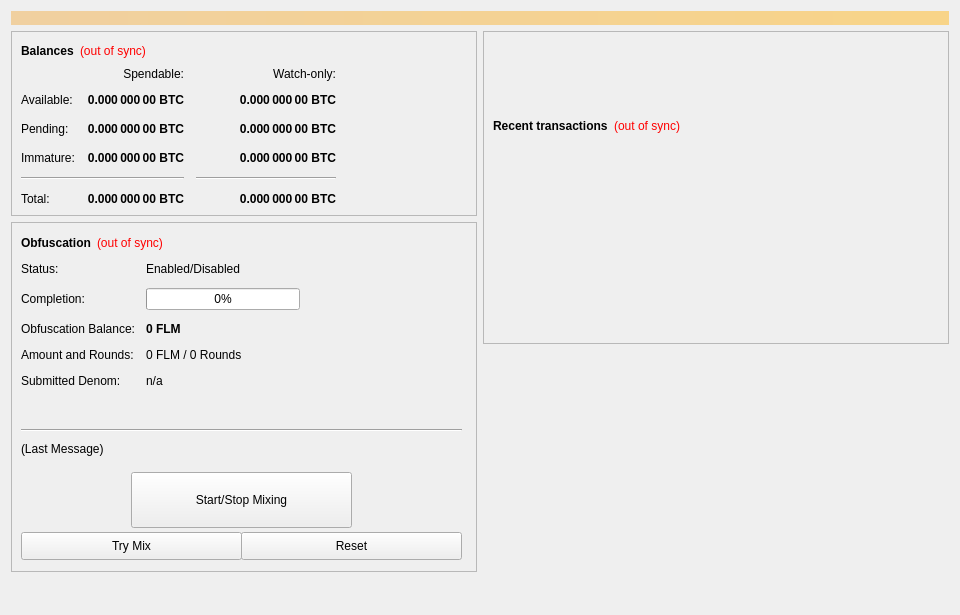
<?xml version="1.0" encoding="UTF-8"?>
<ui version="4.0">
 <class>OverviewPage</class>
 <widget class="QWidget" name="OverviewPage">
  <property name="geometry">
   <rect>
    <x>0</x>
    <y>0</y>
    <width>960</width>
    <height>615</height>
   </rect>
  </property>
  <property name="minimumSize">
   <size>
    <width>960</width>
    <height>0</height>
   </size>
  </property>
  <property name="windowTitle">
   <string>Form</string>
  </property>
  <layout class="QVBoxLayout" name="topLayout">
   <item>
    <widget class="QLabel" name="labelAlerts">
     <property name="visible">
      <bool>false</bool>
     </property>
     <property name="styleSheet">
      <string notr="true">background-color: qlineargradient(x1: 0, y1: 0, x2: 1, y2: 0, stop:0 #F0D0A0, stop:1 #F8D488); color:#000000;</string>
     </property>
     <property name="wordWrap">
      <bool>true</bool>
     </property>
     <property name="margin">
      <number>3</number>
     </property>
    </widget>
   </item>
   <item>
    <layout class="QHBoxLayout" name="horizontalLayout" stretch="1,1">
     <item>
      <layout class="QVBoxLayout" name="verticalLayout_2">
       <item>
        <widget class="QFrame" name="frame">
         <property name="frameShape">
          <enum>QFrame::StyledPanel</enum>
         </property>
         <property name="frameShadow">
          <enum>QFrame::Raised</enum>
         </property>
         <layout class="QVBoxLayout" name="verticalLayout_4">
          <item>
           <layout class="QHBoxLayout" name="horizontalLayout_4">
            <item>
             <widget class="QLabel" name="label_5">
              <property name="font">
               <font>
                <weight>75</weight>
                <bold>true</bold>
               </font>
              </property>
              <property name="text">
               <string>Balances</string>
              </property>
             </widget>
            </item>
            <item>
             <widget class="QLabel" name="labelWalletStatus">
              <property name="cursor">
               <cursorShape>WhatsThisCursor</cursorShape>
              </property>
              <property name="toolTip">
               <string>The displayed information may be out of date. Your wallet automatically synchronizes with the Folm network after a connection is established, but this process has not completed yet.</string>
              </property>
              <property name="styleSheet">
               <string notr="true">QLabel { color: red; }</string>
              </property>
              <property name="text">
               <string notr="true">(out of sync)</string>
              </property>
              <property name="alignment">
               <set>Qt::AlignLeading|Qt::AlignLeft|Qt::AlignVCenter</set>
              </property>
             </widget>
            </item>
            <item>
             <spacer name="horizontalSpacer_3">
              <property name="orientation">
               <enum>Qt::Horizontal</enum>
              </property>
              <property name="sizeHint" stdset="0">
               <size>
                <width>40</width>
                <height>20</height>
               </size>
              </property>
             </spacer>
            </item>
           </layout>
          </item>
          <item>
           <layout class="QGridLayout" name="gridLayout">
            <property name="spacing">
             <number>12</number>
            </property>
            <item row="2" column="2">
             <widget class="QLabel" name="labelWatchPending">
              <property name="font">
               <font>
                <weight>75</weight>
                <bold>true</bold>
               </font>
              </property>
              <property name="cursor">
               <cursorShape>IBeamCursor</cursorShape>
              </property>
              <property name="toolTip">
               <string>Unconfirmed transactions to watch-only addresses</string>
              </property>
              <property name="text">
               <string notr="true">0.000 000 00 BTC</string>
              </property>
              <property name="alignment">
               <set>Qt::AlignRight|Qt::AlignTrailing|Qt::AlignVCenter</set>
              </property>
              <property name="textInteractionFlags">
               <set>Qt::LinksAccessibleByMouse|Qt::TextSelectableByKeyboard|Qt::TextSelectableByMouse</set>
              </property>
             </widget>
            </item>
            <item row="2" column="1">
             <widget class="QLabel" name="labelUnconfirmed">
              <property name="font">
               <font>
                <weight>75</weight>
                <bold>true</bold>
               </font>
              </property>
              <property name="cursor">
               <cursorShape>IBeamCursor</cursorShape>
              </property>
              <property name="toolTip">
               <string>Total of transactions that have yet to be confirmed, and do not yet count toward the spendable balance</string>
              </property>
              <property name="text">
               <string notr="true">0.000 000 00 BTC</string>
              </property>
              <property name="alignment">
               <set>Qt::AlignRight|Qt::AlignTrailing|Qt::AlignVCenter</set>
              </property>
              <property name="textInteractionFlags">
               <set>Qt::LinksAccessibleByMouse|Qt::TextSelectableByKeyboard|Qt::TextSelectableByMouse</set>
              </property>
             </widget>
            </item>
            <item row="3" column="2">
             <widget class="QLabel" name="labelWatchImmature">
              <property name="font">
               <font>
                <weight>75</weight>
                <bold>true</bold>
               </font>
              </property>
              <property name="cursor">
               <cursorShape>IBeamCursor</cursorShape>
              </property>
              <property name="toolTip">
               <string>Staked or masternode rewards in watch-only addresses that has not yet matured</string>
              </property>
              <property name="text">
               <string notr="true">0.000 000 00 BTC</string>
              </property>
              <property name="alignment">
               <set>Qt::AlignRight|Qt::AlignTrailing|Qt::AlignVCenter</set>
              </property>
              <property name="textInteractionFlags">
               <set>Qt::LinksAccessibleByMouse|Qt::TextSelectableByKeyboard|Qt::TextSelectableByMouse</set>
              </property>
             </widget>
            </item>
            <item row="4" column="0" colspan="2">
             <widget class="Line" name="lineSpendableBalance">
              <property name="orientation">
               <enum>Qt::Horizontal</enum>
              </property>
             </widget>
            </item>
            <item row="4" column="2">
             <widget class="Line" name="lineWatchBalance">
              <property name="sizePolicy">
               <sizepolicy hsizetype="Preferred" vsizetype="Fixed">
                <horstretch>0</horstretch>
                <verstretch>0</verstretch>
               </sizepolicy>
              </property>
              <property name="minimumSize">
               <size>
                <width>140</width>
                <height>0</height>
               </size>
              </property>
              <property name="orientation">
               <enum>Qt::Horizontal</enum>
              </property>
             </widget>
            </item>
            <item row="5" column="0">
             <widget class="QLabel" name="labelTotalText">
              <property name="text">
               <string>Total:</string>
              </property>
             </widget>
            </item>
            <item row="3" column="1">
             <widget class="QLabel" name="labelImmature">
              <property name="font">
               <font>
                <weight>75</weight>
                <bold>true</bold>
               </font>
              </property>
              <property name="cursor">
               <cursorShape>IBeamCursor</cursorShape>
              </property>
              <property name="toolTip">
               <string>Staked or masternode rewards that has not yet matured</string>
              </property>
              <property name="text">
               <string notr="true">0.000 000 00 BTC</string>
              </property>
              <property name="alignment">
               <set>Qt::AlignRight|Qt::AlignTrailing|Qt::AlignVCenter</set>
              </property>
              <property name="textInteractionFlags">
               <set>Qt::LinksAccessibleByMouse|Qt::TextSelectableByKeyboard|Qt::TextSelectableByMouse</set>
              </property>
             </widget>
            </item>
            <item row="2" column="3">
             <spacer name="horizontalSpacer_2">
              <property name="orientation">
               <enum>Qt::Horizontal</enum>
              </property>
              <property name="sizeHint" stdset="0">
               <size>
                <width>40</width>
                <height>20</height>
               </size>
              </property>
             </spacer>
            </item>
            <item row="3" column="0">
             <widget class="QLabel" name="labelImmatureText">
              <property name="text">
               <string>Immature:</string>
              </property>
             </widget>
            </item>
            <item row="5" column="1">
             <widget class="QLabel" name="labelTotal">
              <property name="font">
               <font>
                <weight>75</weight>
                <bold>true</bold>
               </font>
              </property>
              <property name="cursor">
               <cursorShape>IBeamCursor</cursorShape>
              </property>
              <property name="toolTip">
               <string>Your current total balance</string>
              </property>
              <property name="text">
               <string notr="true">0.000 000 00 BTC</string>
              </property>
              <property name="alignment">
               <set>Qt::AlignRight|Qt::AlignTrailing|Qt::AlignVCenter</set>
              </property>
              <property name="textInteractionFlags">
               <set>Qt::LinksAccessibleByMouse|Qt::TextSelectableByKeyboard|Qt::TextSelectableByMouse</set>
              </property>
             </widget>
            </item>
            <item row="5" column="2">
             <widget class="QLabel" name="labelWatchTotal">
              <property name="font">
               <font>
                <weight>75</weight>
                <bold>true</bold>
               </font>
              </property>
              <property name="cursor">
               <cursorShape>IBeamCursor</cursorShape>
              </property>
              <property name="toolTip">
               <string>Current total balance in watch-only addresses</string>
              </property>
              <property name="text">
               <string notr="true">0.000 000 00 BTC</string>
              </property>
              <property name="alignment">
               <set>Qt::AlignRight|Qt::AlignTrailing|Qt::AlignVCenter</set>
              </property>
              <property name="textInteractionFlags">
               <set>Qt::LinksAccessibleByMouse|Qt::TextSelectableByKeyboard|Qt::TextSelectableByMouse</set>
              </property>
             </widget>
            </item>
            <item row="0" column="2">
             <widget class="QLabel" name="labelWatchonly">
              <property name="text">
               <string>Watch-only:</string>
              </property>
              <property name="alignment">
               <set>Qt::AlignRight|Qt::AlignTrailing|Qt::AlignVCenter</set>
              </property>
             </widget>
            </item>
            <item row="1" column="0">
             <widget class="QLabel" name="labelBalanceText">
              <property name="text">
               <string>Available:</string>
              </property>
             </widget>
            </item>
            <item row="1" column="1">
             <widget class="QLabel" name="labelBalance">
              <property name="font">
               <font>
                <weight>75</weight>
                <bold>true</bold>
               </font>
              </property>
              <property name="cursor">
               <cursorShape>IBeamCursor</cursorShape>
              </property>
              <property name="toolTip">
               <string>Your current spendable balance</string>
              </property>
              <property name="text">
               <string notr="true">0.000 000 00 BTC</string>
              </property>
              <property name="alignment">
               <set>Qt::AlignRight|Qt::AlignTrailing|Qt::AlignVCenter</set>
              </property>
              <property name="textInteractionFlags">
               <set>Qt::LinksAccessibleByMouse|Qt::TextSelectableByKeyboard|Qt::TextSelectableByMouse</set>
              </property>
             </widget>
            </item>
            <item row="1" column="2">
             <widget class="QLabel" name="labelWatchAvailable">
              <property name="font">
               <font>
                <weight>75</weight>
                <bold>true</bold>
               </font>
              </property>
              <property name="cursor">
               <cursorShape>IBeamCursor</cursorShape>
              </property>
              <property name="toolTip">
               <string>Your current balance in watch-only addresses</string>
              </property>
              <property name="text">
               <string notr="true">0.000 000 00 BTC</string>
              </property>
              <property name="alignment">
               <set>Qt::AlignRight|Qt::AlignTrailing|Qt::AlignVCenter</set>
              </property>
              <property name="textInteractionFlags">
               <set>Qt::LinksAccessibleByMouse|Qt::TextSelectableByKeyboard|Qt::TextSelectableByMouse</set>
              </property>
             </widget>
            </item>
            <item row="2" column="0">
             <widget class="QLabel" name="labelPendingText">
              <property name="text">
               <string>Pending:</string>
              </property>
             </widget>
            </item>
            <item row="0" column="1">
             <widget class="QLabel" name="labelSpendable">
              <property name="text">
               <string>Spendable:</string>
              </property>
              <property name="alignment">
               <set>Qt::AlignRight|Qt::AlignTrailing|Qt::AlignVCenter</set>
              </property>
             </widget>
            </item>
           </layout>
          </item>
         </layout>
        </widget>
       </item>
       <item>
        <widget class="QFrame" name="frameObfuscation">
         <property name="minimumSize">
          <size>
           <width>0</width>
           <height>350</height>
          </size>
         </property>
         <property name="layoutDirection">
          <enum>Qt::LeftToRight</enum>
         </property>
         <property name="frameShape">
          <enum>QFrame::StyledPanel</enum>
         </property>
         <property name="frameShadow">
          <enum>QFrame::Raised</enum>
         </property>
         <widget class="QWidget" name="formLayoutWidget">
          <property name="geometry">
           <rect>
            <x>10</x>
            <y>40</y>
            <width>451</width>
            <height>161</height>
           </rect>
          </property>
          <layout class="QFormLayout" name="formLayout">
           <property name="fieldGrowthPolicy">
            <enum>QFormLayout::AllNonFixedFieldsGrow</enum>
           </property>
           <property name="horizontalSpacing">
            <number>11</number>
           </property>
           <property name="verticalSpacing">
            <number>12</number>
           </property>
           <item row="0" column="0">
            <widget class="QLabel" name="label_6">
             <property name="text">
              <string>Status:</string>
             </property>
            </widget>
           </item>
           <item row="1" column="0">
            <widget class="QLabel" name="label_7">
             <property name="text">
              <string>Completion:</string>
             </property>
            </widget>
           </item>
           <item row="1" column="1">
            <widget class="QProgressBar" name="obfuscationProgress">
             <property name="maximumSize">
              <size>
               <width>154</width>
               <height>16777215</height>
              </size>
             </property>
             <property name="value">
              <number>0</number>
             </property>
            </widget>
           </item>
           <item row="2" column="0">
            <widget class="QLabel" name="labelAnonymizedText">
             <property name="text">
              <string>Obfuscation Balance:</string>
             </property>
            </widget>
           </item>
           <item row="2" column="1">
            <widget class="QLabel" name="labelAnonymized">
             <property name="font">
              <font>
               <weight>75</weight>
               <bold>true</bold>
              </font>
             </property>
             <property name="text">
              <string notr="true">0 FLM</string>
             </property>
            </widget>
           </item>
           <item row="3" column="0">
            <widget class="QLabel" name="label_8">
             <property name="text">
              <string>Amount and Rounds:</string>
             </property>
            </widget>
           </item>
           <item row="3" column="1">
            <widget class="QLabel" name="labelAmountRounds">
             <property name="text">
              <string>0 FLM / 0 Rounds</string>
             </property>
            </widget>
           </item>
           <item row="4" column="0">
            <widget class="QLabel" name="label_9">
             <property name="text">
              <string>Submitted Denom:</string>
             </property>
            </widget>
           </item>
           <item row="4" column="1">
            <widget class="QLabel" name="labelSubmittedDenom">
             <property name="toolTip">
              <string>The denominations you submitted to the Masternode.&lt;br&gt;To mix, other users must submit the exact same denominations.</string>
             </property>
             <property name="text">
              <string>n/a</string>
             </property>
            </widget>
           </item>
           <item row="0" column="1">
            <widget class="QLabel" name="obfuscationEnabled">
             <property name="text">
              <string>Enabled/Disabled</string>
             </property>
            </widget>
           </item>
          </layout>
         </widget>
         <widget class="QPushButton" name="runAutoDenom">
          <property name="geometry">
           <rect>
            <x>251</x>
            <y>17</y>
            <width>1</width>
            <height>1</height>
           </rect>
          </property>
          <property name="palette">
           <palette>
            <active>
             <colorrole role="WindowText">
              <brush brushstyle="SolidPattern">
               <color alpha="255">
                <red>0</red>
                <green>0</green>
                <blue>0</blue>
               </color>
              </brush>
             </colorrole>
             <colorrole role="Button">
              <brush brushstyle="SolidPattern">
               <color alpha="255">
                <red>239</red>
                <green>238</green>
                <blue>238</blue>
               </color>
              </brush>
             </colorrole>
             <colorrole role="Light">
              <brush brushstyle="SolidPattern">
               <color alpha="255">
                <red>255</red>
                <green>255</green>
                <blue>255</blue>
               </color>
              </brush>
             </colorrole>
             <colorrole role="Midlight">
              <brush brushstyle="SolidPattern">
               <color alpha="255">
                <red>247</red>
                <green>246</green>
                <blue>246</blue>
               </color>
              </brush>
             </colorrole>
             <colorrole role="Dark">
              <brush brushstyle="SolidPattern">
               <color alpha="255">
                <red>119</red>
                <green>119</green>
                <blue>119</blue>
               </color>
              </brush>
             </colorrole>
             <colorrole role="Mid">
              <brush brushstyle="SolidPattern">
               <color alpha="255">
                <red>159</red>
                <green>159</green>
                <blue>159</blue>
               </color>
              </brush>
             </colorrole>
             <colorrole role="Text">
              <brush brushstyle="SolidPattern">
               <color alpha="255">
                <red>0</red>
                <green>0</green>
                <blue>0</blue>
               </color>
              </brush>
             </colorrole>
             <colorrole role="BrightText">
              <brush brushstyle="SolidPattern">
               <color alpha="255">
                <red>255</red>
                <green>255</green>
                <blue>255</blue>
               </color>
              </brush>
             </colorrole>
             <colorrole role="ButtonText">
              <brush brushstyle="SolidPattern">
               <color alpha="255">
                <red>0</red>
                <green>0</green>
                <blue>0</blue>
               </color>
              </brush>
             </colorrole>
             <colorrole role="Base">
              <brush brushstyle="SolidPattern">
               <color alpha="255">
                <red>255</red>
                <green>255</green>
                <blue>255</blue>
               </color>
              </brush>
             </colorrole>
             <colorrole role="Window">
              <brush brushstyle="SolidPattern">
               <color alpha="255">
                <red>239</red>
                <green>238</green>
                <blue>238</blue>
               </color>
              </brush>
             </colorrole>
             <colorrole role="Shadow">
              <brush brushstyle="SolidPattern">
               <color alpha="255">
                <red>0</red>
                <green>0</green>
                <blue>0</blue>
               </color>
              </brush>
             </colorrole>
             <colorrole role="AlternateBase">
              <brush brushstyle="SolidPattern">
               <color alpha="255">
                <red>247</red>
                <green>246</green>
                <blue>246</blue>
               </color>
              </brush>
             </colorrole>
             <colorrole role="ToolTipBase">
              <brush brushstyle="SolidPattern">
               <color alpha="255">
                <red>255</red>
                <green>255</green>
                <blue>220</blue>
               </color>
              </brush>
             </colorrole>
             <colorrole role="ToolTipText">
              <brush brushstyle="SolidPattern">
               <color alpha="255">
                <red>0</red>
                <green>0</green>
                <blue>0</blue>
               </color>
              </brush>
             </colorrole>
            </active>
            <inactive>
             <colorrole role="WindowText">
              <brush brushstyle="SolidPattern">
               <color alpha="255">
                <red>0</red>
                <green>0</green>
                <blue>0</blue>
               </color>
              </brush>
             </colorrole>
             <colorrole role="Button">
              <brush brushstyle="SolidPattern">
               <color alpha="255">
                <red>239</red>
                <green>238</green>
                <blue>238</blue>
               </color>
              </brush>
             </colorrole>
             <colorrole role="Light">
              <brush brushstyle="SolidPattern">
               <color alpha="255">
                <red>255</red>
                <green>255</green>
                <blue>255</blue>
               </color>
              </brush>
             </colorrole>
             <colorrole role="Midlight">
              <brush brushstyle="SolidPattern">
               <color alpha="255">
                <red>247</red>
                <green>246</green>
                <blue>246</blue>
               </color>
              </brush>
             </colorrole>
             <colorrole role="Dark">
              <brush brushstyle="SolidPattern">
               <color alpha="255">
                <red>119</red>
                <green>119</green>
                <blue>119</blue>
               </color>
              </brush>
             </colorrole>
             <colorrole role="Mid">
              <brush brushstyle="SolidPattern">
               <color alpha="255">
                <red>159</red>
                <green>159</green>
                <blue>159</blue>
               </color>
              </brush>
             </colorrole>
             <colorrole role="Text">
              <brush brushstyle="SolidPattern">
               <color alpha="255">
                <red>0</red>
                <green>0</green>
                <blue>0</blue>
               </color>
              </brush>
             </colorrole>
             <colorrole role="BrightText">
              <brush brushstyle="SolidPattern">
               <color alpha="255">
                <red>255</red>
                <green>255</green>
                <blue>255</blue>
               </color>
              </brush>
             </colorrole>
             <colorrole role="ButtonText">
              <brush brushstyle="SolidPattern">
               <color alpha="255">
                <red>0</red>
                <green>0</green>
                <blue>0</blue>
               </color>
              </brush>
             </colorrole>
             <colorrole role="Base">
              <brush brushstyle="SolidPattern">
               <color alpha="255">
                <red>255</red>
                <green>255</green>
                <blue>255</blue>
               </color>
              </brush>
             </colorrole>
             <colorrole role="Window">
              <brush brushstyle="SolidPattern">
               <color alpha="255">
                <red>239</red>
                <green>238</green>
                <blue>238</blue>
               </color>
              </brush>
             </colorrole>
             <colorrole role="Shadow">
              <brush brushstyle="SolidPattern">
               <color alpha="255">
                <red>0</red>
                <green>0</green>
                <blue>0</blue>
               </color>
              </brush>
             </colorrole>
             <colorrole role="AlternateBase">
              <brush brushstyle="SolidPattern">
               <color alpha="255">
                <red>247</red>
                <green>246</green>
                <blue>246</blue>
               </color>
              </brush>
             </colorrole>
             <colorrole role="ToolTipBase">
              <brush brushstyle="SolidPattern">
               <color alpha="255">
                <red>255</red>
                <green>255</green>
                <blue>220</blue>
               </color>
              </brush>
             </colorrole>
             <colorrole role="ToolTipText">
              <brush brushstyle="SolidPattern">
               <color alpha="255">
                <red>0</red>
                <green>0</green>
                <blue>0</blue>
               </color>
              </brush>
             </colorrole>
            </inactive>
            <disabled>
             <colorrole role="WindowText">
              <brush brushstyle="SolidPattern">
               <color alpha="255">
                <red>119</red>
                <green>119</green>
                <blue>119</blue>
               </color>
              </brush>
             </colorrole>
             <colorrole role="Button">
              <brush brushstyle="SolidPattern">
               <color alpha="255">
                <red>239</red>
                <green>238</green>
                <blue>238</blue>
               </color>
              </brush>
             </colorrole>
             <colorrole role="Light">
              <brush brushstyle="SolidPattern">
               <color alpha="255">
                <red>255</red>
                <green>255</green>
                <blue>255</blue>
               </color>
              </brush>
             </colorrole>
             <colorrole role="Midlight">
              <brush brushstyle="SolidPattern">
               <color alpha="255">
                <red>247</red>
                <green>246</green>
                <blue>246</blue>
               </color>
              </brush>
             </colorrole>
             <colorrole role="Dark">
              <brush brushstyle="SolidPattern">
               <color alpha="255">
                <red>119</red>
                <green>119</green>
                <blue>119</blue>
               </color>
              </brush>
             </colorrole>
             <colorrole role="Mid">
              <brush brushstyle="SolidPattern">
               <color alpha="255">
                <red>159</red>
                <green>159</green>
                <blue>159</blue>
               </color>
              </brush>
             </colorrole>
             <colorrole role="Text">
              <brush brushstyle="SolidPattern">
               <color alpha="255">
                <red>119</red>
                <green>119</green>
                <blue>119</blue>
               </color>
              </brush>
             </colorrole>
             <colorrole role="BrightText">
              <brush brushstyle="SolidPattern">
               <color alpha="255">
                <red>255</red>
                <green>255</green>
                <blue>255</blue>
               </color>
              </brush>
             </colorrole>
             <colorrole role="ButtonText">
              <brush brushstyle="SolidPattern">
               <color alpha="255">
                <red>119</red>
                <green>119</green>
                <blue>119</blue>
               </color>
              </brush>
             </colorrole>
             <colorrole role="Base">
              <brush brushstyle="SolidPattern">
               <color alpha="255">
                <red>239</red>
                <green>238</green>
                <blue>238</blue>
               </color>
              </brush>
             </colorrole>
             <colorrole role="Window">
              <brush brushstyle="SolidPattern">
               <color alpha="255">
                <red>239</red>
                <green>238</green>
                <blue>238</blue>
               </color>
              </brush>
             </colorrole>
             <colorrole role="Shadow">
              <brush brushstyle="SolidPattern">
               <color alpha="255">
                <red>0</red>
                <green>0</green>
                <blue>0</blue>
               </color>
              </brush>
             </colorrole>
             <colorrole role="AlternateBase">
              <brush brushstyle="SolidPattern">
               <color alpha="255">
                <red>239</red>
                <green>238</green>
                <blue>238</blue>
               </color>
              </brush>
             </colorrole>
             <colorrole role="ToolTipBase">
              <brush brushstyle="SolidPattern">
               <color alpha="255">
                <red>255</red>
                <green>255</green>
                <blue>220</blue>
               </color>
              </brush>
             </colorrole>
             <colorrole role="ToolTipText">
              <brush brushstyle="SolidPattern">
               <color alpha="255">
                <red>0</red>
                <green>0</green>
                <blue>0</blue>
               </color>
              </brush>
             </colorrole>
            </disabled>
           </palette>
          </property>
          <property name="focusPolicy">
           <enum>Qt::NoFocus</enum>
          </property>
          <property name="autoFillBackground">
           <bool>true</bool>
          </property>
          <property name="text">
           <string/>
          </property>
          <property name="flat">
           <bool>true</bool>
          </property>
         </widget>
         <widget class="QPushButton" name="toggleObfuscation">
          <property name="geometry">
           <rect>
            <x>120</x>
            <y>250</y>
            <width>221</width>
            <height>56</height>
           </rect>
          </property>
          <property name="sizePolicy">
           <sizepolicy hsizetype="MinimumExpanding" vsizetype="Fixed">
            <horstretch>0</horstretch>
            <verstretch>0</verstretch>
           </sizepolicy>
          </property>
          <property name="text">
           <string>Start/Stop Mixing</string>
          </property>
          <property name="icon">
            <iconset resource="../folm.qrc">
             <normaloff>:/icons/obfuscation</normaloff>:/icons/obfuscation</iconset>
           </property>
         </widget>
         <widget class="Line" name="lineLastMessage">
          <property name="geometry">
           <rect>
            <x>10</x>
            <y>200</y>
            <width>441</width>
            <height>16</height>
           </rect>
          </property>
          <property name="orientation">
           <enum>Qt::Horizontal</enum>
          </property>
         </widget>
         <widget class="QLabel" name="obfuscationStatus">
          <property name="geometry">
           <rect>
            <x>10</x>
            <y>220</y>
            <width>451</width>
            <height>61</height>
           </rect>
          </property>
          <property name="minimumSize">
           <size>
            <width>288</width>
            <height>43</height>
           </size>
          </property>
          <property name="text">
           <string>(Last Message)</string>
          </property>
          <property name="alignment">
           <set>Qt::AlignLeading|Qt::AlignLeft|Qt::AlignTop</set>
          </property>
          <property name="wordWrap">
           <bool>true</bool>
          </property>
         </widget>
         <widget class="QPushButton" name="obfuscationAuto">
          <property name="geometry">
           <rect>
            <x>10</x>
            <y>310</y>
            <width>221</width>
            <height>28</height>
           </rect>
          </property>
          <property name="sizePolicy">
           <sizepolicy hsizetype="MinimumExpanding" vsizetype="Fixed">
            <horstretch>0</horstretch>
            <verstretch>0</verstretch>
           </sizepolicy>
          </property>
          <property name="toolTip">
           <string>Try to manually submit a Obfuscation request.</string>
          </property>
          <property name="text">
           <string>Try Mix</string>
          </property>
         </widget>
         <widget class="QPushButton" name="obfuscationReset">
          <property name="geometry">
           <rect>
            <x>230</x>
            <y>310</y>
            <width>221</width>
            <height>28</height>
           </rect>
          </property>
          <property name="sizePolicy">
           <sizepolicy hsizetype="MinimumExpanding" vsizetype="Fixed">
            <horstretch>0</horstretch>
            <verstretch>0</verstretch>
           </sizepolicy>
          </property>
          <property name="toolTip">
           <string>Reset the current status of Obfuscation (can interrupt Obfuscation if it's in the process of Mixing, which can cost you money!)</string>
          </property>
          <property name="autoFillBackground">
           <bool>false</bool>
          </property>
          <property name="text">
           <string>Reset</string>
          </property>
         </widget>
         <widget class="QWidget" name="layoutWidget">
          <property name="geometry">
           <rect>
            <x>10</x>
            <y>10</y>
            <width>431</width>
            <height>22</height>
           </rect>
          </property>
          <layout class="QHBoxLayout" name="horizontalLayout_5">
           <item>
            <widget class="QLabel" name="label_2">
             <property name="font">
              <font>
               <weight>75</weight>
               <bold>true</bold>
              </font>
             </property>
             <property name="text">
              <string>Obfuscation</string>
             </property>
            </widget>
           </item>
           <item>
            <widget class="QLabel" name="labelObfuscationSyncStatus">
             <property name="toolTip">
              <string>The displayed information may be out of date. Your wallet automatically synchronizes with the Folm network after a connection is established, but this process has not completed yet.</string>
             </property>
             <property name="styleSheet">
              <string notr="true">QLabel { color: red; }</string>
             </property>
             <property name="text">
              <string notr="true">(out of sync)</string>
             </property>
             <property name="alignment">
              <set>Qt::AlignLeading|Qt::AlignLeft|Qt::AlignVCenter</set>
             </property>
            </widget>
           </item>
           <item>
            <spacer name="horizontalSpacer_4">
             <property name="orientation">
              <enum>Qt::Horizontal</enum>
             </property>
             <property name="sizeHint" stdset="0">
              <size>
               <width>40</width>
               <height>20</height>
              </size>
             </property>
            </spacer>
           </item>
          </layout>
         </widget>
        </widget>
       </item>
       <item>
        <spacer name="verticalSpacer">
         <property name="orientation">
          <enum>Qt::Vertical</enum>
         </property>
         <property name="sizeHint" stdset="0">
          <size>
           <width>20</width>
           <height>40</height>
          </size>
         </property>
        </spacer>
       </item>
      </layout>
     </item>
     <item>
      <layout class="QVBoxLayout" name="verticalLayout_3">
       <item>
        <widget class="QFrame" name="frame_2">
         <property name="frameShape">
          <enum>QFrame::StyledPanel</enum>
         </property>
         <property name="frameShadow">
          <enum>QFrame::Raised</enum>
         </property>
         <layout class="QVBoxLayout" name="verticalLayout">
          <item>
           <spacer name="verticalSpacer_3">
            <property name="orientation">
             <enum>Qt::Vertical</enum>
            </property>
            <property name="sizeType">
             <enum>QSizePolicy::Fixed</enum>
            </property>
            <property name="sizeHint" stdset="0">
             <size>
              <width>20</width>
              <height>75</height>
             </size>
            </property>
           </spacer>
          </item>
          <item>
           <layout class="QHBoxLayout" name="horizontalLayout_2">
            <item>
             <widget class="QLabel" name="label_4">
              <property name="font">
               <font>
                <weight>75</weight>
                <bold>true</bold>
               </font>
              </property>
              <property name="text">
               <string>Recent transactions</string>
              </property>
             </widget>
            </item>
            <item>
             <widget class="QLabel" name="labelTransactionsStatus">
              <property name="cursor">
               <cursorShape>WhatsThisCursor</cursorShape>
              </property>
              <property name="toolTip">
               <string>The displayed information may be out of date. Your wallet automatically synchronizes with the Folm network after a connection is established, but this process has not completed yet.</string>
              </property>
              <property name="styleSheet">
               <string notr="true">QLabel { color: red; }</string>
              </property>
              <property name="text">
               <string notr="true">(out of sync)</string>
              </property>
              <property name="alignment">
               <set>Qt::AlignRight|Qt::AlignTrailing|Qt::AlignVCenter</set>
              </property>
             </widget>
            </item>
            <item>
             <spacer name="horizontalSpacer">
              <property name="orientation">
               <enum>Qt::Horizontal</enum>
              </property>
              <property name="sizeHint" stdset="0">
               <size>
                <width>40</width>
                <height>20</height>
               </size>
              </property>
             </spacer>
            </item>
           </layout>
          </item>
          <item>
           <widget class="QListView" name="listTransactions">
            <property name="styleSheet">
             <string notr="true">QListView { background: transparent; }</string>
            </property>
            <property name="frameShape">
             <enum>QFrame::NoFrame</enum>
            </property>
            <property name="verticalScrollBarPolicy">
             <enum>Qt::ScrollBarAlwaysOff</enum>
            </property>
            <property name="horizontalScrollBarPolicy">
             <enum>Qt::ScrollBarAlwaysOff</enum>
            </property>
            <property name="selectionMode">
             <enum>QAbstractItemView::NoSelection</enum>
            </property>
           </widget>
          </item>
         </layout>
        </widget>
       </item>
       <item>
        <spacer name="verticalSpacer_2">
         <property name="orientation">
          <enum>Qt::Vertical</enum>
         </property>
         <property name="sizeType">
          <enum>QSizePolicy::Expanding</enum>
         </property>
         <property name="sizeHint" stdset="0">
          <size>
           <width>20</width>
           <height>40</height>
          </size>
         </property>
        </spacer>
       </item>
      </layout>
     </item>
    </layout>
   </item>
  </layout>
 </widget>
 <resources/>
 <connections/>
</ui>
